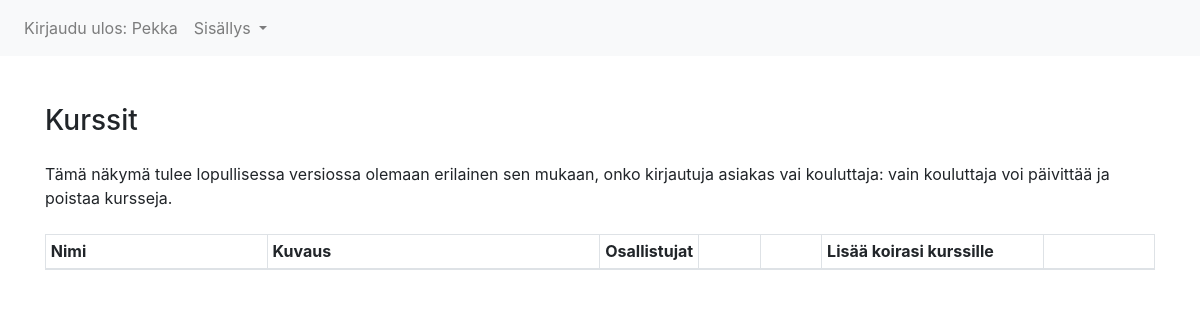
/courses (signed in), run on an earlier commit of the app's database.
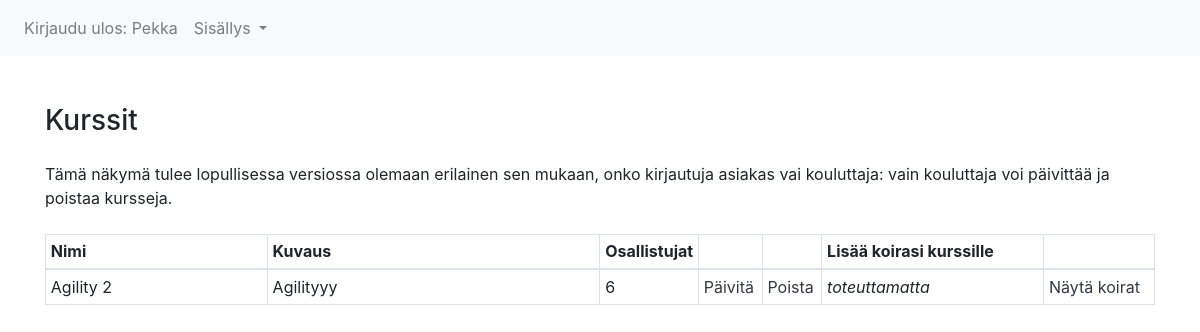
And on a later commit of the database.
### application/courses/models.py (models this page shows, shortened)
class Course(Base):
    __tablename__ = "course"
    description = db.Column(db.String(400), nullable=False)
    max_participants = db.Column(db.Integer, nullable=False)
    enrolment = db.relationship("Enrolment", backref='course', lazy=True)

### application/courses/views.py (the view)
@app.route("/courses", methods=["GET"])
def courses_index():
    return render_template("courses/list.html", courses=Course.query.all())

### application/__init__.py (called while the page is built)
@login_manager.user_loader
def load_user(user_id):
    return User.query.get(user_id)

### application/templates/courses/list.html
{% extends "layout.html" %}
{% block body %}
    <div class="row justify-content-md-center mt-5">
        <div class="col-12 ">
            <h3 class="mb-4">Kurssit</h3>
            <p class="mb-4">Tämä näkymä tulee lopullisessa versiossa olemaan erilainen sen mukaan,
                onko kirjautuja asiakas vai kouluttaja: vain kouluttaja voi päivittää ja poistaa kursseja.</p>
            <table class="table table-sm table-bordered table-hover">
                <thead>
                    <tr>
                    <th scope="col" style="width: 20%">Nimi</th>
                    <th scope="col" style="width: 30%">Kuvaus</th>
                    <th scope="col" style="width: 5%">Osallistujat</th>
                    <th scope="col" style="width: 7,5%"></th>
                    <th scope="col" style="width: 7,5%"></th>
                    <th scope="col" style="width: 20%">Lisää koirasi kurssille</th>
                    <th scope="col" style="width: 10%"></th>
                    </tr>
                </thead>
                {% for course in courses %}
                <tr>
                <td>{{ course.name }}</td>
                <td>{{ course.description }}</td>
                <td>{{ course.max_participants }}</td>
                <td><a href="/courses/update/{{course.id}}" class="text-dark">Päivitä</a></td>
                <td><a href="/courses/delete/{{course.id}}" class="text-dark">Poista</a></td>
                <td><i>toteuttamatta</i></td>
                <td><a href="#" class="text-dark">Näytä koirat</a></td>
                </tr>
                {% endfor %}
            </table>
        </div>
    </div>
{% endblock %}

What changed in the data, as far as the page shows it:
added Course: name "Agility 2", description "Agilityyy", max_participants "6"
